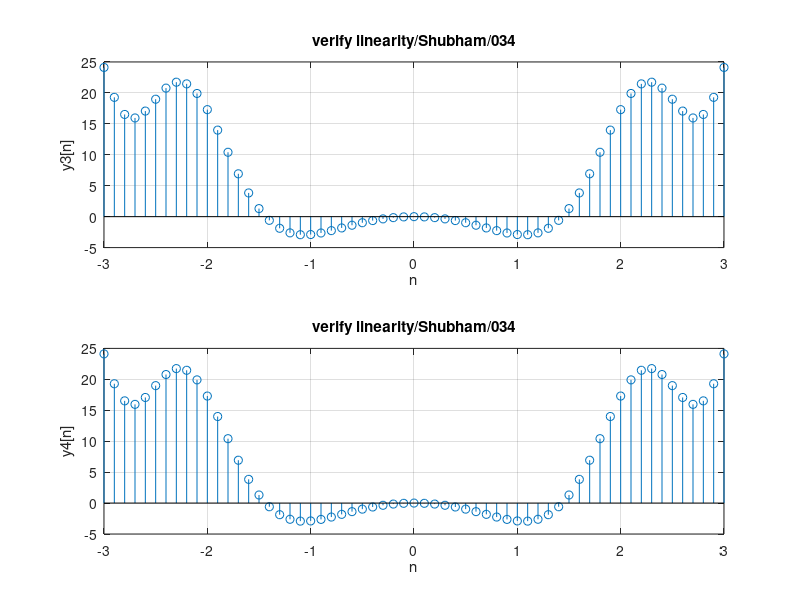

This figure's MATLAB source:
%Q1. Determine whether the system is linear or nonlinear. Plot the required
%signals to verify results. Consider two signals x1[n]=n and x2[n]=sin[n]
% (b) y[n]=x[n^2]


clc;
close all;
clear all;
a1=3;
a2=-7;
n=-3:0.1:3;
x1=n;
x2=sin(n);
y1=n.^2;
y2=sin(n.^2);
y3= a1*y1 + a2*y2;
x3=a1*x1+a2*x2;
y4=a1.*n.^2+a2.*sin(n.^2);
subplot(2,1,1);
stem(n,y3);
xlabel('n');
ylabel('y3[n]');
title('verify linearity/Shubham/034');
grid on;
subplot(2,1,2);
stem(n,y4);
xlabel('n');
ylabel('y4[n]');
title('verify linearity/Shubham/034');
grid on;